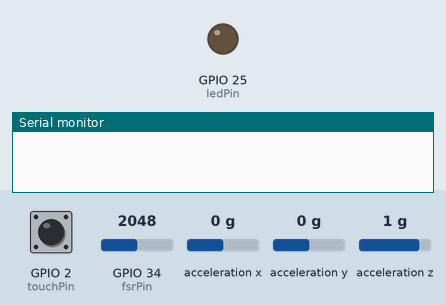
Bench run of a sketch on a simulated ESP32. On the bench: output pins drawn as LEDs (lit = HIGH), the last lines printed to the serial monitor. Wiring (inferred from the names in the program): MPU-6050 motion sensor at I2C address 0x68. The inputs (shaded band) are chosen by the test bench; at power-on: acceleration x 0 g, GPIO 2 (touchPin) LOW, GPIO 34 (fsrPin) = 2048, acceleration y 0 g, acceleration z 1 g.

Above: at 0.1 s.
At 1.7 s:
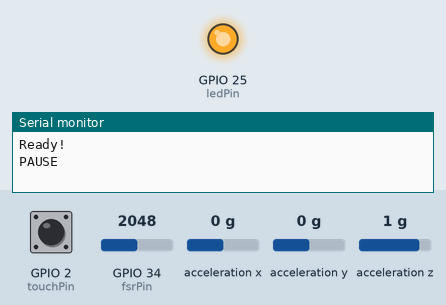
1.8 s: acceleration x set to 0.8 g
3.3 s: GPIO 2 (touchPin) pulled HIGH for 0.15 s
Timing chart, 0 to 6.3 s (numbered marks = the images above; inputs shaded):
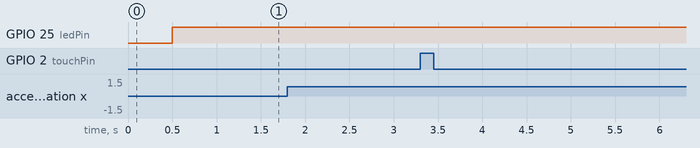

The sketch:

arduino_controller.ino
```cpp
#include <Wire.h>

// ─── Pin Definitions ───────────────────────────
int fsrPin   = 34;
int ledPin   = 25;
int touchPin = 2;

// ─── FSR ───────────────────────────────────────
int threshold = 5;
String lastSerialState = "";

// ─── MPU6050 ───────────────────────────────────
int16_t ax, ay, az;
int16_t prev_ax = 0;
int motionThreshold = 8000;
unsigned long lastMotionTime = 0;
int motionCooldown = 500; // reduced from 800

void setupMPU() {
  Wire.begin(14, 27);
  Wire.beginTransmission(0x68);
  Wire.write(0x6B);
  Wire.write(0);
  Wire.endTransmission(true);
}

void readMPU() {
  Wire.beginTransmission(0x68);
  Wire.write(0x3B);
  Wire.endTransmission(false);
  Wire.requestFrom(0x68, 6, true);
  ax = Wire.read() << 8 | Wire.read();
  ay = Wire.read() << 8 | Wire.read();
  az = Wire.read() << 8 | Wire.read();
}

void setup() {
  Serial.begin(115200);
  pinMode(ledPin, OUTPUT);
  pinMode(touchPin, INPUT);
  setupMPU();
  delay(500);
  Serial.println("Ready!");
}

void loop() {
  // ── FSR Logic ──────────────────────────────
  int sensorValue = analogRead(fsrPin);
  if (sensorValue > threshold) {
    digitalWrite(ledPin, HIGH);
    if (lastSerialState != "PAUSE") {
      Serial.println("PAUSE");
      lastSerialState = "PAUSE";
    }
  } else {
    digitalWrite(ledPin, LOW);
    if (lastSerialState != "PLAY") {
      Serial.println("PLAY");
      lastSerialState = "PLAY";
    }
  }

  // ── Touch Sensor Logic ─────────────────────
  int touchState = digitalRead(touchPin);
  if (touchState == HIGH) {
    Serial.println("SHOT");
    delay(300);
  }

  // ── MPU6050 Forward Only ───────────────────
  readMPU();
  int delta = ax - prev_ax;
  unsigned long now = millis();

  if (now - lastMotionTime > motionCooldown) {
    if (delta > motionThreshold) {
      Serial.println("FORWARD");
      lastMotionTime = now;
    }
  }

  prev_ax = ax;
  delay(50); // reduced from 100
}
```
